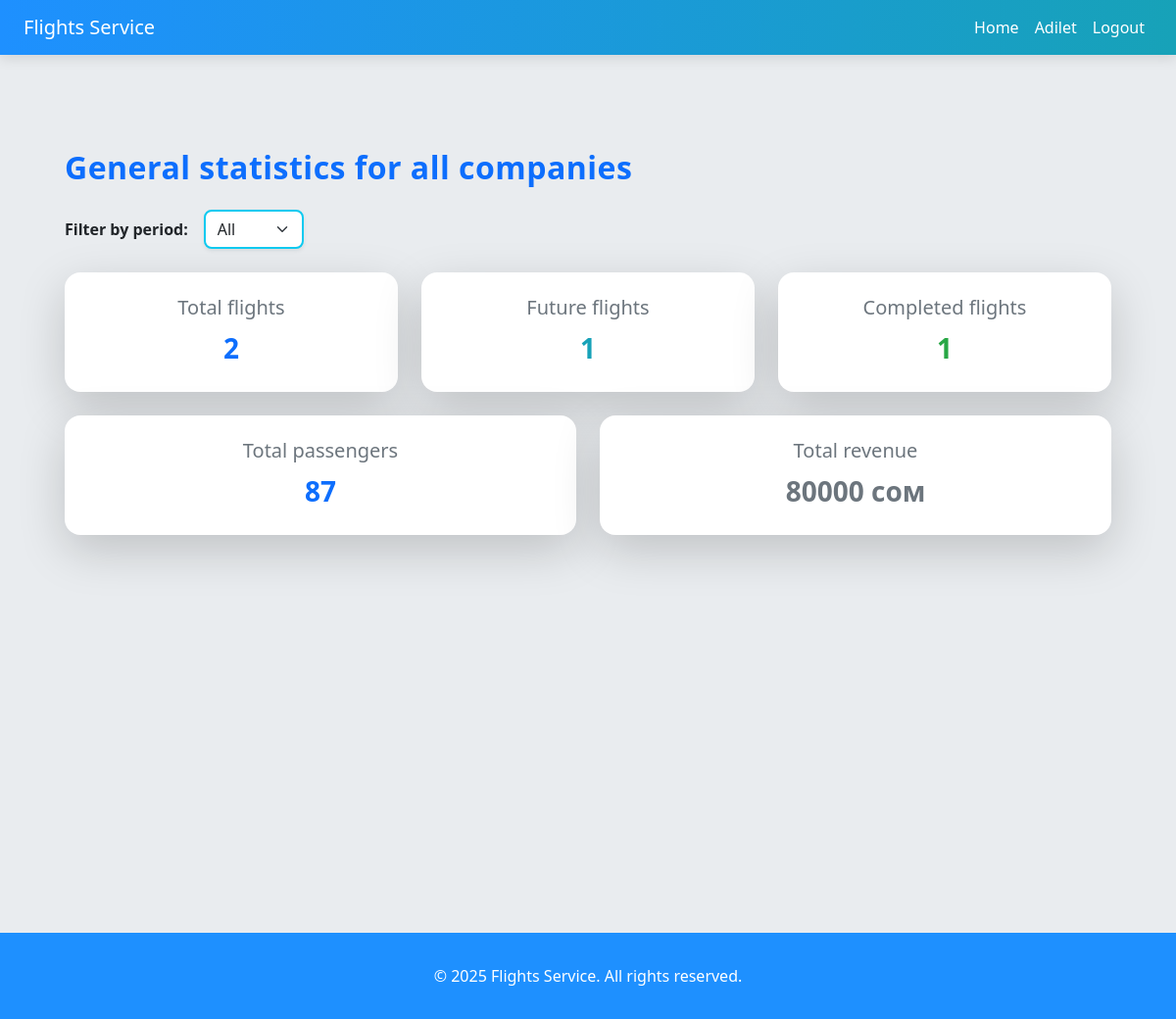
/manager/ (signed in), run on an earlier commit of the app's database.
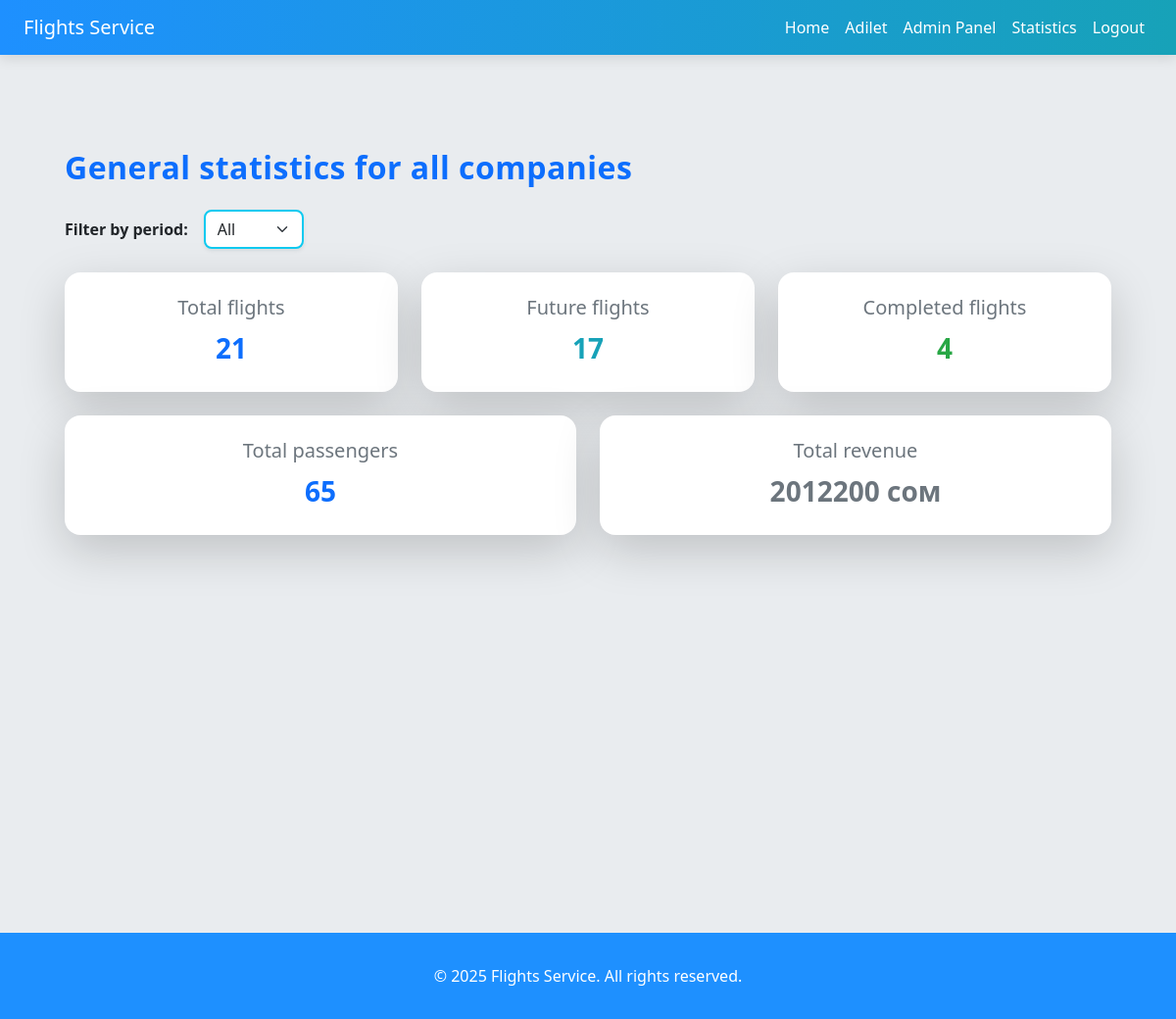
And on a later commit of the database.
### flights/views.py (the view, shortened to what this page needs)
# urls.py: path('manager/', views.dashboard, name='manager_dashboard'),
@login_required
def dashboard(request):
    user = request.user
    now = timezone.localtime()
    period = request.GET.get("period", "all")
    if period == "today":
        start_date = now.replace(hour=0, minute=0, second=0)
        end_date = now.replace(hour=23, minute=59, second=59)
    elif period == "week":
        start_date = now
        end_date = now + timedelta(days=7)
    elif period == "month":
        start_date = now
        end_date = now + timedelta(days=30)
    else:
        start_date = None
        end_date = None
    if user.is_staff:
        flights = Flight.objects.all()
        bookings = Booking.objects.all()
    if start_date and end_date:
        flights = flights.filter(departure_time__gte=start_date, departure_time__lte=end_date)
        bookings = bookings.filter(flight__departure_time__gte=start_date, flight__departure_time__lte=end_date)
    active_bookings = bookings.filter(status__in=['PENDING', 'PAID'])
    total_flights = flights.count()
    upcoming = flights.filter(departure_time__gte=now).count()
    completed = flights.filter(arrival_time__lt=now).count()
    total_passengers = active_bookings.aggregate(total=Sum('passengers_count'))['total'] or 0
    total_revenue = active_bookings.filter(status="PAID").aggregate(total=Sum('total_price'))['total'] or 0
    context = {
        "period": period,
        "total_flights": total_flights,
        "upcoming": upcoming,
        "completed": completed,
        "total_passengers": total_passengers,
        "total_revenue": total_revenue,
    }
    template = "flights/admin_statistics.html" if user.is_staff else "flights/manager_dashboard.html"
    if not user.is_staff:
        context["company"] = company
    return render(request, template, context)

### templates/flights/admin_statistics.html (shortened to what this page needs)
{% extends "base.html" %}
{% block content %}
<div class="container-fluid min-vh-100 py-5 bg-neutral">
    <div class="container">
        <h2 class="text-primary fw-bold mb-4">General statistics for all companies</h2>
        <form method="get" class="mb-4 d-flex align-items-center gap-3">
            <label class="fw-semibold text-dark mb-0">Filter by period:</label>
            <select name="period" onchange="this.form.submit()" class="form-select w-auto border-info border-2 rounded-3 shadow-sm">
                <option value="all" {% if period == "all" %}selected{% endif %}>All</option>
            </select>
        </form>
        <div class="row g-4">
            <div class="col-md-4">
                <div class="card shadow-lg rounded-4 p-4 text-center bg-white">
                    <h5 class="text-secondary mb-2">Total flights</h5>
                    <p class="text-primary fw-bold fs-3 mb-0">{{ total_flights }}</p>
                </div>
            </div>
            <div class="col-md-4">
                <div class="card shadow-lg rounded-4 p-4 text-center bg-white">
                    <h5 class="text-secondary mb-2">Future flights</h5>
                    <p class="text-info fw-bold fs-3 mb-0">{{ upcoming }}</p>
                </div>
            </div>
            <div class="col-md-4">
                <div class="card shadow-lg rounded-4 p-4 text-center bg-white">
                    <h5 class="text-secondary mb-2">Completed flights</h5>
                    <p class="text-success fw-bold fs-3 mb-0">{{ completed }}</p>
                </div>
            </div>
            <div class="col-md-6">
                <div class="card shadow-lg rounded-4 p-4 text-center bg-white">
                    <h5 class="text-secondary mb-2">Total passengers</h5>
                    <p class="text-primary fw-bold fs-3 mb-0">{{ total_passengers }}</p>
                </div>
            </div>
            <div class="col-md-6">
                <div class="card shadow-lg rounded-4 p-4 text-center bg-white">
                    <h5 class="text-secondary mb-2">Total revenue</h5>
                    <p class="text-secondary fw-bold fs-3 mb-0">{{ total_revenue }} сом</p>
                </div>
            </div>
        </div>
    </div>
</div>
{% endblock %}

### templates/base.html (shortened to what this page needs)
<!DOCTYPE html>
<html lang="ru">
<head>
    <link href="https://cdn.jsdelivr.net/npm/bootstrap@5.3.2/dist/css/bootstrap.min.css" rel="stylesheet">
</head>
<body>
<nav class="navbar navbar-expand-lg navbar-dark px-4">
    <a class="navbar-brand" href="{% url 'landing' %}">Flights Service</a>
    <div class="collapse navbar-collapse">
        <ul class="navbar-nav ms-auto">
            <li class="nav-item"><a class="nav-link" href="{% url 'landing' %}">Home</a></li>
            {% if user.is_authenticated %}
                <li class="nav-item"><a class="nav-link" href="{% url 'user_bookings' %}">{{ user.username }}</a></li>
                {% if user.is_superuser %}
                    <li class="nav-item">
                        <a class="btn btn-warning nav-link text-dark" href="{% url 'admin:index' %}">Admin Panel</a>
                    </li>
                    <li class="nav-item">
                        <a class="btn btn-success nav-link text-dark" href="{% url 'statistics' %}">Statistics</a>
                    </li>
                {% elif user.is_manager %}
                    <li class="nav-item"><a class="btn btn-info nav-link text-dark" href="{% url 'manager_dashboard' %}">Manager Panel</a></li>
                {% endif %}
                <li class="nav-item"><a class="nav-link" href="{% url 'logout' %}">Logout</a></li>
            {% else %}
                <li class="nav-item"><a class="nav-link" href="{% url 'login' %}">Login</a></li>
                <li class="nav-item"><a class="nav-link" href="{% url 'register' %}">Register</a></li>
            {% endif %}
        </ul>
    </div>
</nav>
<div class="container my-5">
    {% block content %}
    {% endblock %}
</div>
<footer>
    &copy; 2025 Flights Service. All rights reserved.
</footer>
</body>
</html>

What changed in the data, as far as the page shows it:
changed User "Adilet": is_superuser False → True (drawn)
Also different on the page:
{{ total_flights }}: "2" → "21"
{{ upcoming }}: "1" → "17"
{{ completed }}: "1" → "4"
{{ total_passengers }}: "87" → "65"
{{ total_revenue }}: "80000" → "2012200"
text now shown: "Admin Panel Statistics"
